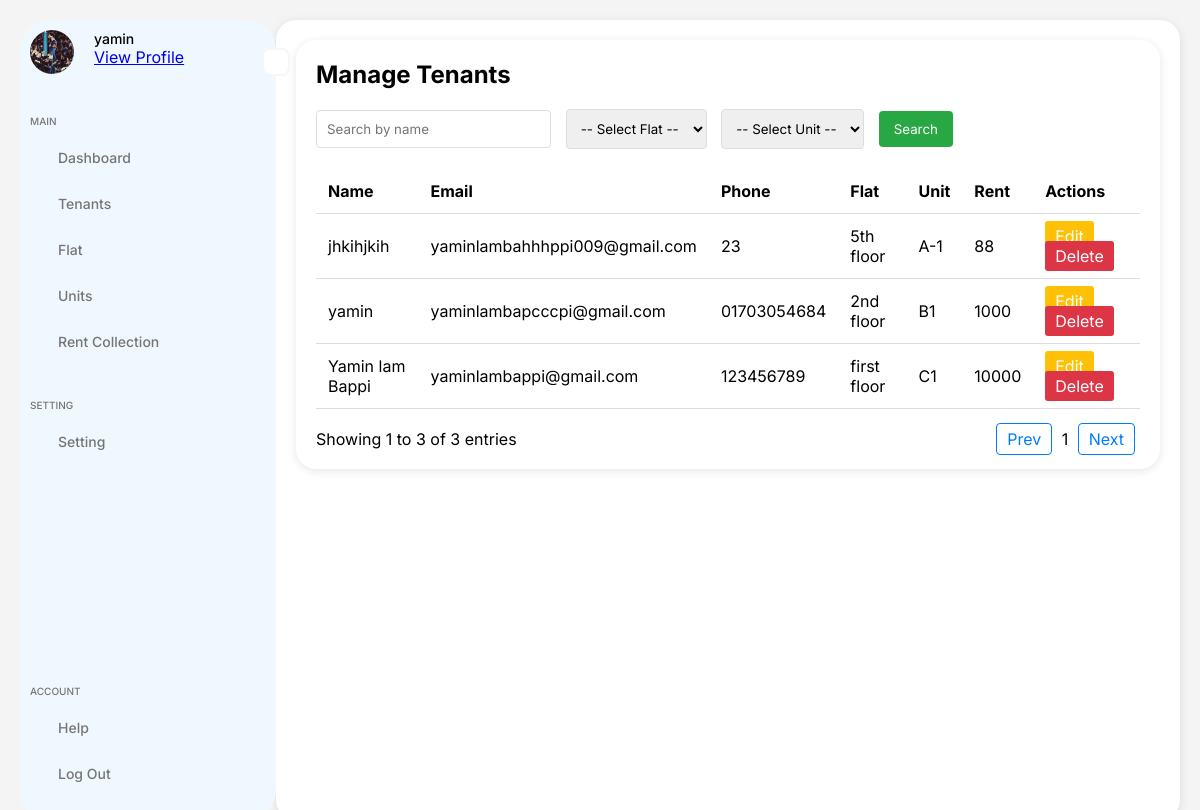
The app's page /rental/tenants/ (signed in) with its own data.
### accounts/models.py (models this page shows, shortened)
class UserProfile(models.Model):
    user = models.OneToOneField(User, on_delete=models.CASCADE)
    phone = models.CharField(max_length=15, blank=True, null=True)
    address = models.CharField(max_length=255, blank=True, null=True)
    profile_photo = models.ImageField(
        upload_to="profile_photos/", blank=True, null=True
    )

### rental_management/models.py (models this page shows, shortened)
class Tenant(models.Model):
    name = models.CharField(null=True, max_length=255)
    email = models.EmailField(unique=True)
    phone_number = models.CharField(null=True, max_length=15)
    flat = models.ForeignKey("Flat", on_delete=models.SET_NULL, null=True, blank=True)
    unit = models.ForeignKey("Unit", on_delete=models.SET_NULL, null=True, blank=True)
    rent = models.IntegerField(null=True)

class Flat(models.Model):
    flat_number = models.CharField(max_length=15, unique=True)

class Unit(models.Model):
    name = models.CharField(max_length=100)
    status = models.CharField(
        max_length=20,
        choices=[("occupied", "Occupied"), ("vacant", "Vacant")],
        default="vacant",
    )

### rental_management/views.py (the view)
# urls.py: path("tenants/", views.tenant_list, name="tenant_list"),
@login_required
def tenant_list(request):
    tenants = Tenant.objects.all()
    flats = Flat.objects.all()  # Fetch all flats
    units = Unit.objects.all()  # Fetch all units
    context = {
        "tenants": tenants,
        "flats": flats,
        "units": units,
    }
    return render(request, "rental_management/tenant_list.html", context)

### accounts/context_processors.py (called while the page is built)
def user_profile(request):
    profile = None
    if request.user.is_authenticated:
        try:
            profile = UserProfile.objects.get(user=request.user)
        except UserProfile.DoesNotExist:
            pass
    return {"profile": profile}

### templates/rental_management/tenant_list.html (shortened to what this page needs)
{% extends 'sidebar.html' %}
{% load static %}
{% block style %}
<link rel="stylesheet" href="{% static 'css/tenant_list.css' %}">
{% endblock %}
{% block content %}
<div class="main-content">
    <h1>Manage Tenants</h1>
    <form method="GET" action="{% url 'tenant_list' %}">
        <input type="text" id="tenantSearch" placeholder="Search by name" onkeyup="searchTenants()">
        <select id="flatFilter" onchange="searchTenants()">
            <option value="">-- Select Flat --</option>
        </select>
        <select id="unitFilter" onchange="searchTenants()">
            <option value="">-- Select Unit --</option>
        </select>
        <button type="submit">Search</button>
    </form>
    <table class="table table-hover" id="tenantTable">
        <thead>
            <tr>
                <th>Name</th>
                <th>Email</th>
                <th>Phone</th>
                <th>Flat</th>
                <th>Unit</th>
                <th>Rent</th>
                <th>Actions</th>
            </tr>
        </thead>
        <tbody>
            {% for tenant in tenants %}
            <tr id="tenant-row-{{ tenant.id }}">
                <td>{{ tenant.name }}</td>
                <td>{{ tenant.email }}</td>
                <td>{{ tenant.phone_number }}</td>
                <td>{{ tenant.flat.flat_number }}</td>
                <td>{{ tenant.unit.name }}</td>
                <td>{{ tenant.rent }}</td>
                <td>
                    <a class="btn btn-warning" href="{% url 'edit_tenant' tenant.id %}" title="Edit">Edit</a>
                    <a class="btn btn-danger" href="{% url 'delete_tenant' tenant.id %}" title="Delete">Delete</a>
                </td>
            </tr>
            {% endfor %}
        </tbody>
    </table>
    <div class="pagination">
        <span>Showing 1 to {{ tenants.count }} of {{ tenants.count }} entries</span>
        <div class="pagination-links">
            <a href="#">Prev</a>
            <span>1</span>
            <a href="#">Next</a>
        </div>
    </div>
</div>
{% endblock %}

### templates/sidebar.html (shortened to what this page needs)
{% load static %}
<!DOCTYPE html>
<html lang="en">
<head>
    <link rel="stylesheet" href="{% static 'css/styles.css' %}">
    {% block style %}
    {% endblock %}
</head>
<body>
    <aside class="container">
        <div class="sidebar">
            <div class="menu-btn">
            </div>
            <div class="head">
                <div class="user-img">
                    {% if profile and profile.profile_photo %}
                    <img src="{{ profile.profile_photo.url }}" alt="Profile Photo">
                    {% else %}
                    <img src="{% static 'images/default-profile.png' %}" alt="Default Profile Photo">
                    {% endif %}
                </div>
                <div class="user-details">
                    <p class="name">{{ user.username }}</p>
                    <a href="{% url 'accounts:profile' %}" class="profile-link">View Profile</a>
                </div>
            </div>
            <div class="nav">
                <div class="menu">
                    <p class="title">Main</p>
                    <ul>
                        <li>
                            <a href="{% url 'dashboard' %}">
                                <span class="text">Dashboard</span>
                            </a>
                        </li>
                        <li>
                            <a href="#">
                                <span class="text">Tenants</span>
                            </a>
                        </li>
                        <li>
                            <a href="#">
                                <span class="text">Flat</span>
                            </a>
                        </li>
                        <li>
                            <a href="#">
                                <span class="text">Units</span>
                            </a>
                        </li>
                        <li>
                            <a href="#">
                                <span class="text">Rent Collection</span>
                            </a>
                        </li>
                    </ul>
                </div>
                <div class="menu">
                    <p class="title">Setting</p>
                    <ul>
                        <li>
                            <a href="#">
                                <span class="text">Setting</span>
                            </a>
                        </li>
                    </ul>
                </div>
            </div>
            <div class="menu">
                <p class="title">Account</p>
                <ul>
                    <li>
                        <a href="#">
                            <span class="text">Help</span>
                        </a>
                    </li>
                    <li>
                        <a href="{% url 'accounts:logout' %}">
                            <span class="text">Log Out</span>
                        </a>
                    </li>
                </ul>
            </div>
        </div>
        <div class="main-content">
            {% block content %}
            {% endblock %}
        </div>
    </aside>
</body>
</html>

### static/css/styles.css (style rules this page uses)
* { margin: 0; padding: 0; box-sizing: border-box; font-family: "Inter", sans-serif; }
body { background-color: #ffffff; }
.container { width: 100%; min-height: 100vh; }
.sidebar { position: relative; width: 256px; height: 100vh; display: flex; flex-direction: column; gap: 20px; background-color: aliceblue; padding: 10px; border-radius: 30px; }
.sidebar, .head { display: flex; gap: 20px; padding-bottom: 20px; border-bottom: 1px solid #f6f6f6; }
.user-img { width: 44px; height: 44px; border-radius: 50%; overflow: hidden; }
.user-img img { width: 100%; object-fit: cover; }
.user-details .title, .menu .title { font-size: 10px; font-weight: 500; color: #757575; text-transform: uppercase; margin-bottom: 10px; }
.user-details .name { font-size: 14px; font-weight: 500; }
.nav { flex: 1; }
.menu ul li { position: relative; list-style: none; margin-bottom: 5px; }
.menu ul li a { display: flex; align-items: center; gap: 10px; font-size: 14px; font-weight: 500; color: #757575; text-decoration: none; padding: 12px 8px; border-radius: 8px; transition: all 0.3s; }
.menu ul li .text { flex: 1; }
.menu:not(:last-child) { padding-bottom: 10px; margin-bottom: 20px; border-bottom: 2px solid #f6f6f6; }
.menu-btn { position: absolute; right: -14px; top: 3.5%; width: 28px; height: 28px; border-radius: 8px; display: flex; align-items: center; justify-content: center; cursor: pointer; color: #757575; border: 2px solid #f6f6f6; background-color: #fff; }
.container { display: flex; width: 100%; min-height: 100vh; }
.sidebar { width: 256px; height: 100vh; background-color: aliceblue; transition: width 0.3s; }
.main-content { flex: 1; padding: 24px; transition: margin-left 0.3s, padding-left 0.3s; }

### static/css/tenant_list.css (style rules this page uses)
body { font-family: Arial, sans-serif; background-color: #f4f4f4; margin: 0; padding: 20px; }
.main-content { background-color: white; padding: 20px; border-radius: 20px; box-shadow: 0 2px 10px rgba(0, 0, 0, 0.1); }
h1 { font-size: 24px; margin-bottom: 20px; }
form { margin-bottom: 20px; }
input[type="text"] { padding: 10px; border: 1px solid #ddd; border-radius: 4px; width: calc(30% - 12px); margin-right: 10px; }
select { padding: 10px; border: 1px solid #ddd; border-radius: 4px; margin-right: 10px; }
button { padding: 10px 15px; background-color: #28a745; color: white; border: none; border-radius: 4px; cursor: pointer; }
.table { width: 100%; border-collapse: collapse; margin-top: 20px; }
.table thead { background-color: #ffffff; color: rgb(0, 0, 0); }
.table th, .table td { padding: 12px; text-align: left; border-bottom: 1px solid #ddd; }
.pagination { display: flex; justify-content: space-between; align-items: center; margin-top: 20px; }
.pagination-links a { text-decoration: none; color: #007bff; padding: 5px 10px; border: 1px solid #007bff; border-radius: 4px; margin: 0 5px; }
.btn { padding: 5px 10px; text-decoration: none; color: white; border-radius: 3px; }
.btn-warning { background-color: #ffc107; }
.btn-danger { background-color: #dc3545; }

### records on screen
UserProfile: profile_photo (picture)
Tenant: name "jhkihjkih", email "yaminlambahhhppi009@gmail.com", phone_number "23", flat.flat_number "5th floor", unit.name "A-1", rent "88"
Tenant: name "yamin", email "yaminlambapcccpi@gmail.com", phone_number "01703054684", flat.flat_number "2nd floor", unit.name "B1", rent "1000"
Tenant: name "Yamin lam Bappi", email "yaminlambappi@gmail.com", phone_number "123456789", flat.flat_number "first floor", unit.name "C1", rent "10000"

### other values on screen
{{ user.username }} "yamin"
{{ tenants.count }} "3"
